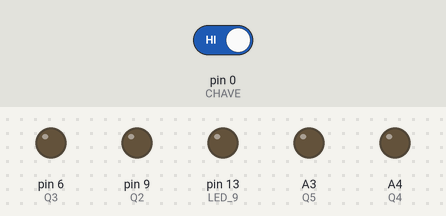
The sketch below on a simulated Arduino Uno, built with avr-gcc and run on an emulated ATmega328P. Parts: output pins drawn as LEDs (lit = HIGH). Inputs (shaded band) come from the test bench; at power-on: pin 0 (CHAVE) HIGH.

Above: at 1.2 s.
1.3 s: pin 0 (CHAVE) driven LOW
At 2.6 s:
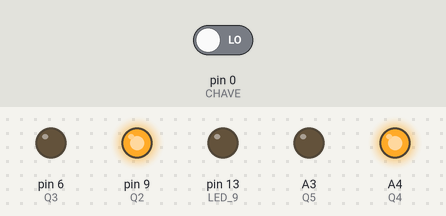
At 4.2 s:
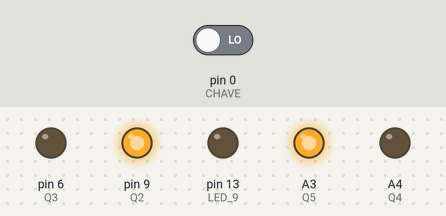
4.3 s: pin 0 (CHAVE) driven HIGH
At 4.8 s:
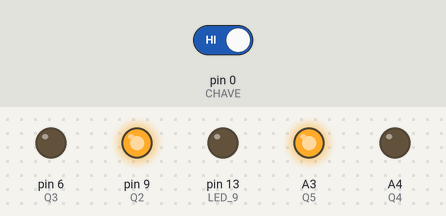
Timing chart, 0 to 7.3 s (numbered marks = the images above; inputs shaded):
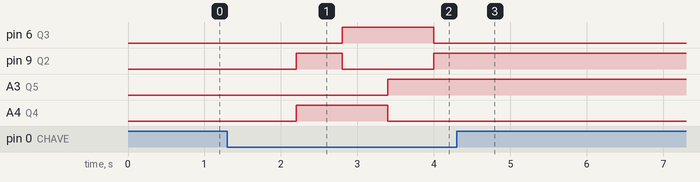

The sketch:

Lab_Capitulo_4_Item_6_Motor_Passo.pde
```cpp
  #define P0 0    // Porta Digital 0   -  Chave
  #define P1 1    // Porta Digital 1   -  Led 2
  #define P2 2    // Porta Digital 2   -  Led 3
  #define P3 3    // Porta Digital 3   -  Led 4  -  PWM
  #define P4 4    // Porta Digital 4   -  Led 5
  #define P5 5    // Porta Digital 5   -  Led 6  -  PWM
  #define P6 6    // Porta Digital 6   -  Transistor Q3  -  PWM
  #define P7 7    // Porta Digital 7   -  Led 8
  #define P8 8    // Porta Digital 8   -  Led 7
  #define P9 9    // Porta Digital 9   -  Transistor Q2  -  PWM
  #define P10 10  // Porta Digital 10  -  Servo1  -  PWM
  #define P11 11  // Porta Digital 11  -  Servo2  -  PWM
  #define P12 12  // Porta Digital 12  -  Buzzer
  #define P13 13  // Porta Digital 13  -  Led 9
  #define P14 14  // Porta Analogica 0 -  Led 1
  #define P15 15  // Porta Analogica 1 -  JP6 - POT 1
  #define P16 16  // Porta Analogica 2 -  JP7 - POT 2
  #define P17 17  // Porta Analogica 3 -  Transistor Q5
  #define P18 18  // Porta Analogica 4 -  Transistor Q4
  #define P19 19  // Porta Analogica 5 -  LDR

  #define AP0 14  // Porta Analogica 0 Usando como digital -  Led 1
  #define AP1 15  // Porta Analogica 1 Usando como digital -  JP6 - POT 1
  #define AP2 16  // Porta Analogica 2 Usando como digital -  JP7 - POT 2
  #define AP3 17  // Porta Analogica 3 Usando como digital -  Transistor Q5
  #define AP4 18  // Porta Analogica 4 Usando como digital -  Transistor Q4
  #define AP5 19  // Porta Analogica 5 Usando como digital -  LDR

  #define A0 0    // Porta Analogica 0 -  Led 1
  #define A1 1    // Porta Analogica 1 -  JP6 - POT 1
  #define A2 2    // Porta Analogica 2 -  JP7 - POT 2
  #define A3 3    // Porta Analogica 3 -  Transistor Q5
  #define A4 4    // Porta Analogica 4 -  Transistor Q4
  #define A5 5    // Porta Analogica 3 -  LDR

  #define LED_1 14
  #define LED_2 1
  #define LED_3 2
  #define LED_4 3
  #define LED_5 4
  #define LED_6 5
  #define LED_7 8
  #define LED_8 7
  #define LED_9 13

  #define Q2 9    //PWM
  #define Q3 6    //PWM
  #define Q4 18
  #define Q5 17

  #define LDR 5
  #define JP6 1
  #define JP7 2
  #define CHAVE 0
  #define BOTAO 0
  #define BUZZER  12
  #define SERVO_1 10
  #define SERVO_2 11

  #define TEMPO_ATIVADO 100
  #define NUM_PASSOS 4
int ja_ativou = 0;
int contando_tempo = 0;
unsigned long inicio = 0;

int passo = 0;
int anda = 0;

void setup () {

  pinMode(CHAVE, INPUT);      // configura o pino como entrada
  pinMode(Q2, OUTPUT);
  pinMode(Q3, OUTPUT);
  pinMode(Q4, OUTPUT);
  pinMode(Q5, OUTPUT);
  pinMode(LED_9, OUTPUT);
}

void escreve_motor (boolean b_q2, boolean b_q3, boolean b_q4, boolean b_q5) {

  digitalWrite(Q2, b_q2);
  digitalWrite(Q3, b_q3);
  digitalWrite(Q4, b_q4);
  digitalWrite(Q5, b_q5);

}


void seleciona_passo (){

  boolean b_q2, b_q3, b_q4, b_q5;

/*
  black  brown  orange  yellow
    A      A/     B       B/
    Q2     Q3     Q4      Q5
1   1      0      0       1
2   1      0      1       0
3   0      1      1       0
4   0      1      0       1

Q2 =  A
Q3 =  A/
Q4 =  B
Q5 =  B/

*/
    switch (passo) {
      case 0:
            b_q2 = true;
            b_q3 = false;
            b_q4 = false;
            b_q5 = true;
            break;
      case 1:
            b_q2 = true;
            b_q3 = false;
            b_q4 = true;
            b_q5 = false;
            break;
      case 2:
            b_q2 = false;
            b_q3 = true;
            b_q4 = true;
            b_q5 = false;
            break;
      case 3:
            b_q2 = false;
            b_q3 = true;
            b_q4 = false;
            b_q5 = true;
            break;
    }
    escreve_motor (b_q2, b_q3, b_q4, b_q5);
}

void avanca_passo(){

    passo++;
    passo = passo % NUM_PASSOS;
    seleciona_passo();
}

void recua_passo(){
    passo--;
    if (passo < 0) {
        passo = 3;
    }
    //passo = passo % NUM_PASSOS;
    seleciona_passo();
}


void loop () {

  int leitura = digitalRead(CHAVE);
  if (leitura == LOW) {
      anda = !anda;
      delay (300);
  }
  /*else {
    delay (100);
    if (leitura == HIGH){
      //anda = 0;
    }
  }*/

  if (anda == 1) {
    if (inicio == 0) {
      inicio = millis();
    }
    if ((millis() - inicio) > 100) {
      avanca_passo();
      //delay(100);
      inicio = millis();
    }
  }


  /*if (leitura == LOW && ja_ativou == 0 && contando_tempo == 0) {
      digitalWrite(LED_9, HIGH);
      //digitalWrite(Q4,    HIGH);
      avanca_passo();
      ja_ativou = 1;
      contando_tempo = 1;
      inicio = millis();
      //delay (1000);
  } else {
        if (leitura == HIGH){
          ja_ativou = 0;
        }
  }

  if (contando_tempo == 1) {
      if ( (millis() - inicio) > TEMPO_ATIVADO ){
          contando_tempo = 0;
          digitalWrite(LED_9, LOW);
          //digitalWrite(Q4,    LOW);
      }
  }*/
}
```

Measured:
- after the input at 1.3 s, pin 6 (Q3): LOW → HIGH after 1.5 s, → LOW 1.2 s later; pin 9 (Q2): LOW → HIGH after 0.90 s, → LOW 0.60 s later, → HIGH 1.2 s later; A3 (Q5): LOW → HIGH after 2.1 s; A4 (Q4): LOW → HIGH after 0.90 s, → LOW 1.2 s later
- after the input at 4.3 s, pin 6 (Q3), A4 (Q4): stops changing and stays LOW; pin 9 (Q2), A3 (Q5): stops changing and stays HIGH
